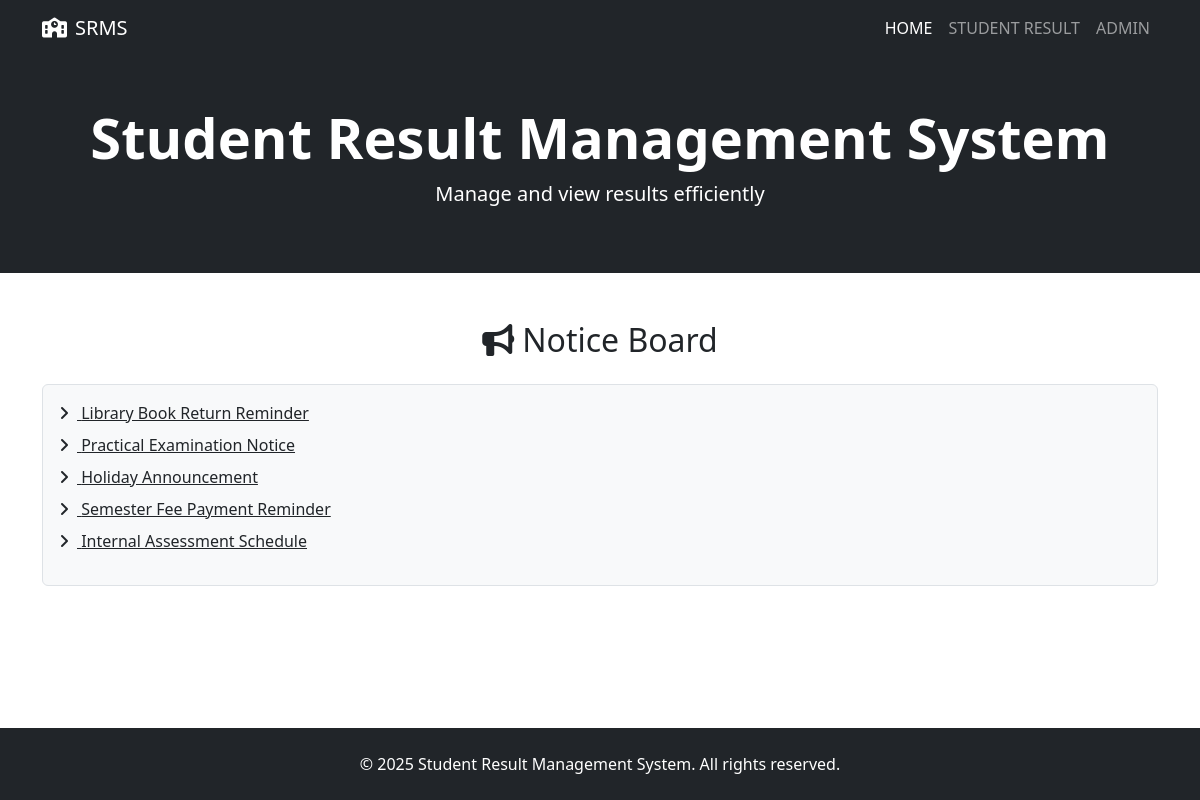
The page / on the database its author committed.
### resultapp/models.py (models this page shows, shortened)
class Notice(models.Model):
    title=models.CharField(max_length=100)
    description=models.TextField(max_length=500)
    posting_date=models.DateTimeField(auto_now_add=True)
    updation_date=models.DateTimeField(auto_now=True)

### resultapp/views.py (the view)
# urls.py: path("", index, name="index"),
def index(request):
    notices=Notice.objects.all().order_by('-id')
    return render(request,'index.html',locals())

### resultapp/templates/index.html (shortened to what this page needs)
{% extends 'base.html' %}
{% block content %}
<header class="py-5 bg-dark text-white">
  <div class="container text-center">
    <h1 class="display-4 fw-bold">Student Result Management System
    </h1>
    <p class="lead">Manage and view results efficiently</p>
  </div>
</header>
<section class="py-5">
  <div class="container">
    <h2 class="text-center mb-4"><i class="fas fa-bullhorn me-2"></i>Notice Board</h2>
    <div class="border p-3 rounded bg-light">
      <marquee direction="up" scrollamount="2" onmouseover="this.stop()" onmouseout="this.start()">
        <ul class="list-unstyled">
          {% for notice in notices %}
          <li class="mb-2">
            <a href="{%url 'notice_detail' notice.id%}" class="text-dark"><i class="fas fa-angle-right me-2"></i>
              {{notice.title}}</a>
          </li>
          {% endfor %}
      </marquee>
    </div>
  </div>
</section>
{% endblock %}

### rows shown on the page
Notice: title "Library Book Return Reminder"
Notice: title "Practical Examination Notice"
Notice: title "Holiday Announcement"
Notice: title "Semester Fee Payment Reminder"
Notice: title "Internal Assessment Schedule"
